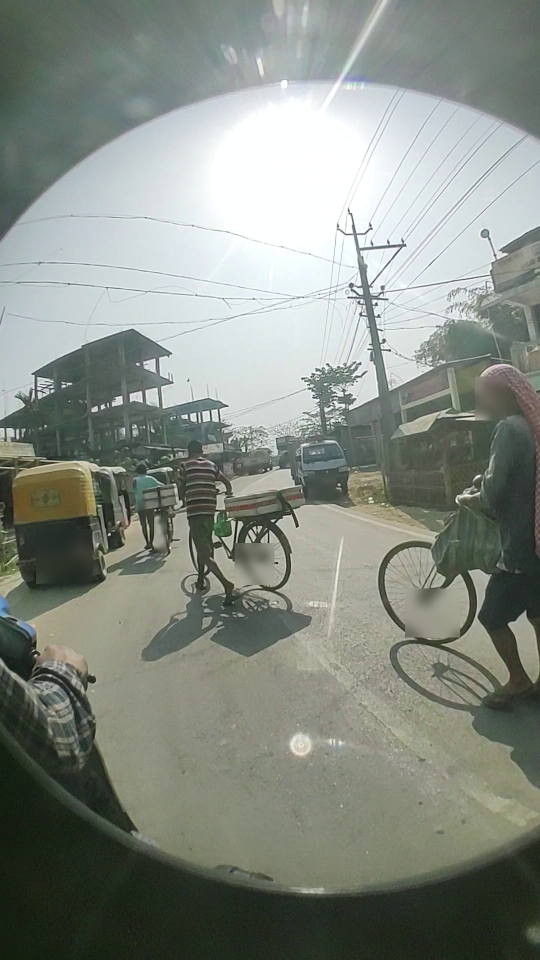
#> input picture assets/images/adasind_167700.jpg, 1080 x 1920 px, found by its file name (shown at 1/2 size); its folder holds 5 pictures in this run
$ python _shots.py
#> lines starting #> are read from the running program, lines starting #| are printed output that depends on the picture
"""Sinh 6 anh minh chung trong submission/screenshots/ tu anh goc + box that trong XML.

Moi anh la mot vung crop phong to, ve lai box cua: ban r1_craft (do), reference / ban v2 (xanh la),
model yolo26m (cam) va vung ignore_region ego_body cua reference (xam). Toa do lay dung tu
submission/r1_craft/annotations.xml, data/_ref/B3-dense.xml, assets/model-yolo26m.xml, submission/rework/annotations-v2.xml.
"""
from pathlib import Path
from PIL import Image, ImageDraw, ImageFont

base = Path(__file__).resolve().parent
shots = base / "submission" / "screenshots"
shots.mkdir(parents=True, exist_ok=True)

try:
    FONT = ImageFont.truetype("C:/Windows/Fonts/arial.ttf", 20)
    SMALL = ImageFont.truetype("C:/Windows/Fonts/arial.ttf", 17)
except OSError:  # pragma: no cover - may du phong
    FONT = ImageFont.load_default()
    SMALL = FONT

RED, GREEN, ORANGE, GRAY = (220, 30, 30), (0, 150, 0), (230, 120, 0), (90, 90, 90)


def render(job):
    image = Image.open(base / "assets" / "images" / job["frame"]).convert("RGB")
#> image is the input picture: PIL image 1080x1920 RGB; mean R, G, B 133.3, 139.5, 131.2
    x0, y0, x1, y1 = job["crop"]
    crop = image.crop((x0, y0, x1, y1))
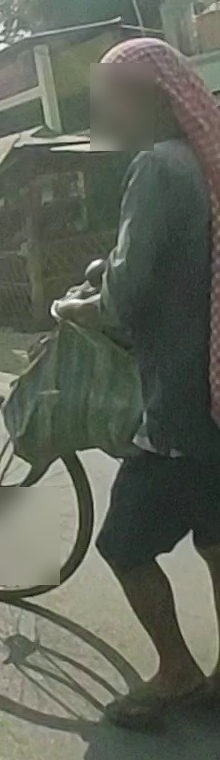
#> crop: PIL image 220x760 RGB; mean R, G, B 94.1, 99, 87.5
    scale = job["scale"]
    crop = crop.resize((crop.width * scale, crop.height * scale), Image.LANCZOS)
#> crop: PIL image 440x1520 RGB
    crop = Image.blend(crop, Image.new("RGB", crop.size, (255, 255, 255)), 0.25)
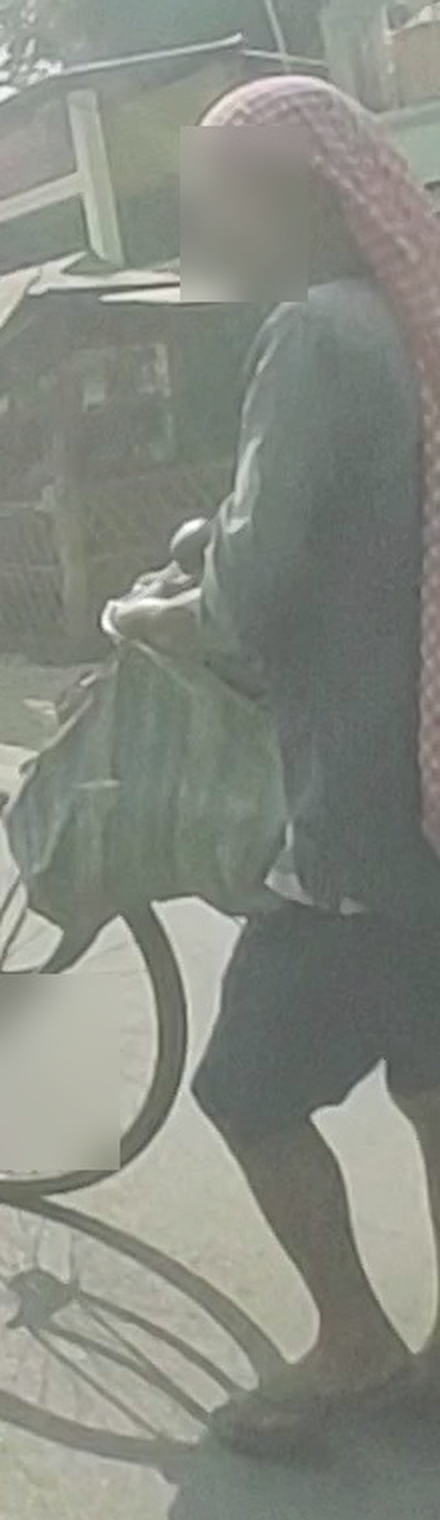
#> crop: PIL image 440x1520 RGB; mean R, G, B 133.9, 137.6, 129
    canvas = Image.new("RGB", (crop.width, crop.height + 96), "white")
#> canvas: PIL image 440x1616 RGB; every value is 255
    canvas.paste(crop, (0, 0))
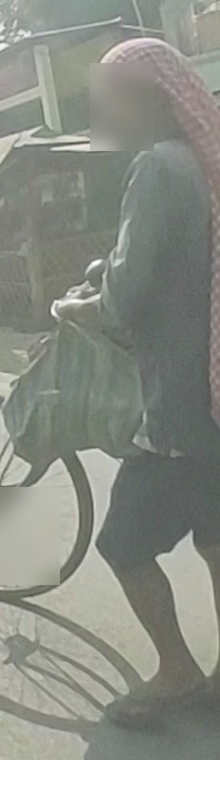
#> canvas: PIL image 440x1616 RGB (shown at 1/2 size); mean R, G, B 141.1, 144.6, 136.5
    draw = ImageDraw.Draw(canvas, "RGBA")
    for kind, coords, color, label in job["draw"]:
        a, b, c, d = [(v - off) * scale for v, off in zip(coords, (x0, y0, x0, y0))]
        if kind == "poly_rect":
            draw.rectangle((a, b, c, d), fill=color + (60,), outline=color, width=3)
        else:
            draw.rectangle((a, b, c, d), outline=color, width=4)
        text_y = max(2, min(crop.height - 24, int(b) - 22))
        draw.text((max(2, int(a) + 4), text_y), label, font=SMALL, fill=(255, 255, 255),
                  stroke_width=3, stroke_fill=color)
    draw.text((6, 6), job["title"], font=FONT, fill=(20, 20, 20), stroke_width=3, stroke_fill="white")
    draw.text((6, crop.height + 8), job["caption"], font=SMALL, fill=(20, 20, 20))
    legend = "do: box ban r1_craft  ·  xanh la: reference / ban v2  ·  cam: model yolo26m  ·  xam: vung don't-care cua reference"
    draw.text((6, crop.height + 38), legend, font=SMALL, fill=(70, 70, 70))
    draw.text((6, crop.height + 66), "Anh tu assets/images/" + job["frame"] + " · minh chung cho findings.csv va decision log",
              font=SMALL, fill=(70, 70, 70))
    path = shots / job["name"]
    canvas.save(path)
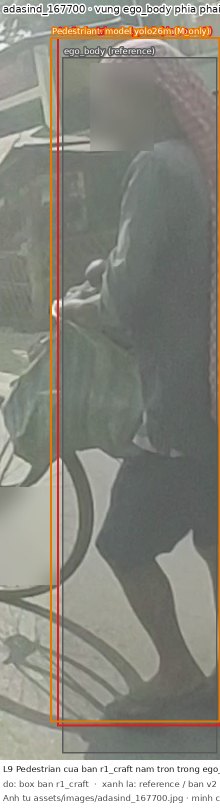
#> saved as adasind_167700_ego_body_right.png: PIL image 440x1616 RGB (shown at 1/2 size); mean R, G, B 137.8, 136.1, 126.9
    return path, canvas.size


def main():
    for job in JOBS:
        written, size = render(job)
#> size = (440, 1616)
        print("%s %s" % (written.name, size))
#| adasind_167700_ego_body_right.png (440, 1616)


JOBS = [
    {
        "frame": "adasind_167700.jpg",
        "crop": (860, 690, 1080, 1450), "scale": 2,
        "name": "adasind_167700_ego_body_right.png",
        "title": "adasind_167700 · vung ego_body phia phai (reference 922-1077 x 747-1443)",
        "caption": "L9 Pedestrian cua ban r1_craft nam tron trong ego_body nen bi tra IGNORE_SCOPE va da bo o ban v2.",
        "draw": [
            ("poly_rect", (922, 747, 1077, 1443), GRAY, "ego_body (reference)"),
            ("box", (917.4, 727.0, 1080.0, 1416.2), RED, "L9 Pedestrian · r1_craft (da bo o v2)"),
            ("box", (910, 727, 1080, 1412), ORANGE, "Pedestrian · model yolo26m (M_only)"),
        ],
    },
    {
        "frame": "adasind_167700.jpg",
        "crop": (700, 930, 1080, 1320), "scale": 2,
        "name": "adasind_167700_bike_trim_755_975.png",
        "title": "adasind_167700 · box xe dap phai (L11/R2)",
        "caption": "L11 ban dau keo den sat mep phai (755-1080) nen cham vung don't-care; v2 thu ve dung 755-975 va R2 khop lai.",
        "draw": [
            ("box", (755.1, 949.7, 1080.0, 1292.6), RED, "L11 Bike · r1_craft (qua rong)"),
            ("box", (755, 1049, 975, 1283), GREEN, "Bike · reference & ban v2"),
        ],
    },
    {
        "frame": "adasind_167700.jpg",
        "crop": (260, 900, 400, 1150), "scale": 3,
        "name": "adasind_167700_bike_geometry_296_346.png",
        "title": "adasind_167700 · box xe dap giua khung (L4/R9)",
        "caption": "L4 lech xuong duoi va phong to hon thuc te; v2 chinh ve 296-346 x 942-1112 va R9 khop.",
        "draw": [
            ("box", (309.5, 980.7, 362.4, 1105.8), RED, "L4 Bike · r1_craft (lech)"),
            ("box", (296, 942, 346, 1112), GREEN, "Bike · reference & ban v2"),
            ("box", (313, 1012, 352, 1112), ORANGE, "Bike · model yolo26m"),
        ],
    },
    {
        "frame": "adasind_199770.jpg",
        "crop": (40, 780, 210, 960), "scale": 4,
        "name": "adasind_199770_left_edge_bikes.png",
        "title": "adasind_199770 · cum hai xe dap ria trai",
        "caption": "L6 bi gan Truck nhung vat co hai banh; v2 doi thanh Bike va bo sung box thu hai trung R6.",
        "draw": [
            ("box", (93.0, 847.5, 117.4, 903.4), RED, "L6 Truck · r1_craft (sai lop)"),
            ("box", (91, 836, 119, 903), GREEN, "Bike · reference R5"),
            ("box", (109, 839, 144, 882), GREEN, "Bike · reference R6 (v2 bo sung)"),
            ("box", (77, 832, 147, 904), ORANGE, "Bike · model yolo26m"),
        ],
    },
    {
        "frame": "adasind_199770.jpg",
        "crop": (880, 700, 1080, 1600), "scale": 2,
        "name": "adasind_199770_ego_body_right.png",
        "title": "adasind_199770 · vung ego_body phia phai (reference 924-1080 x 813-1552)",
        "caption": "Hai box L7 (Pedestrian) va L8 (ThreeWheeler) nam trong ego_body; v2 bo ca hai nen khong con box trong vung don't-care.",
        "draw": [
            ("poly_rect", (924, 813, 1080, 1552), GRAY, "ego_body (reference)"),
            ("box", (954.5, 851.9, 1080.0, 1553.5), RED, "L7 Pedestrian · r1_craft (da bo o v2)"),
            ("box", (925.8, 814.9, 1080.0, 1306.2), RED, "L8 ThreeWheeler · r1_craft (da bo o v2)"),
            ("box", (925, 817, 1080, 1307), ORANGE, "Truck · model yolo26m"),
        ],
    },
    {
        "frame": "adasind_199770.jpg",
        "crop": (330, 770, 570, 990), "scale": 3,
        "name": "adasind_199770_model_car_vs_threewheeler.png",
        "title": "adasind_199770 · model goi xe ba banh la Car",
        "caption": "Reference va ban ve cua nguoi gan deu la ThreeWheeler con model yolo26m tra ve Car => mo escalation cho ai_team (D04).",
        "draw": [
            ("box", (371, 810, 532, 947), GREEN, "ThreeWheeler · reference"),
            ("box", (424.5, 817.0, 529.5, 950.3), RED, "L4 ThreeWheeler · r1_craft"),
            ("box", (373, 809, 530, 947), ORANGE, "Car · model yolo26m (M12)"),
        ],
    },
]

if __name__ == "__main__":
#> (the run stopped early here; a loop or call above may not have finished)
